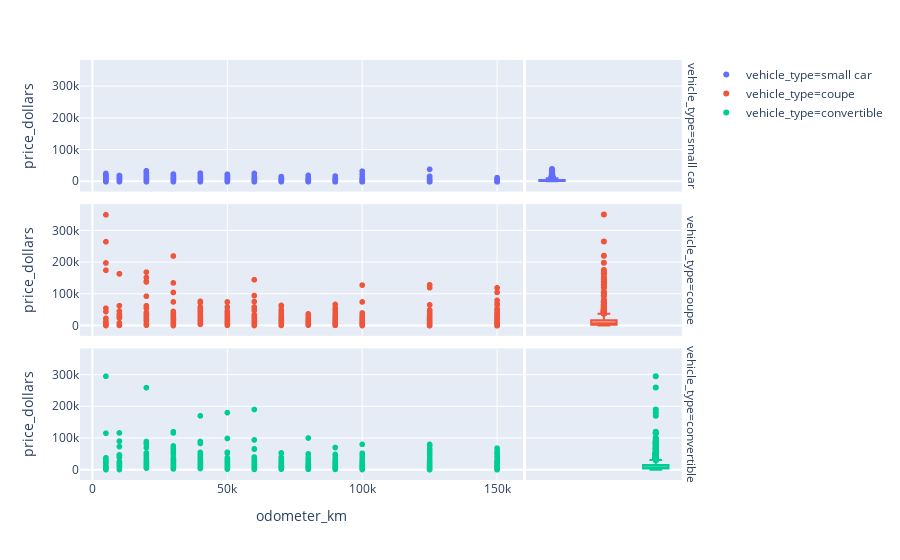

This figure's notebook cell:
### Code cell
fig = px.scatter(autos_data_select, x="odometer_km", y="price_dollars", color = 'vehicle_type', facet_row="vehicle_type",
                  marginal_y="box")
fig.show()

### Figure 1 — Plotly figure (JSON) as saved in the notebook; plotly's stock layout.template omitted (floating-point values rounded to 4 significant figures; data arrays with more than 128 entries replaced by an {"elided": "..."} marker saying what was removed)
{"data": [{"hoverlabel": {"namelength": 0}, "hovertemplate": "vehicle_type=small car<br>odometer_km=%{x}<br>price_dollars=%{y}", "legendgroup": "vehicle_type=small car", "marker": {"color": "#636efa", "symbol": "circle"}, "mode": "markers", "name": "vehicle_type=small car", "showlegend": true, "type": "scattergl", "x": {"elided": "7361 int values"}, "xaxis": "x5", "y": {"elided": "7361 int values"}, "yaxis": "y5"}, {"alignmentgroup": "True", "hoverlabel": {"namelength": 0}, "hovertemplate": "vehicle_type=small car<br>price_dollars=%{y}", "legendgroup": "vehicle_type=small car", "marker": {"color": "#636efa", "symbol": "circle"}, "name": "vehicle_type=small car", "notched": true, "offsetgroup": "vehicle_type=small car", "showlegend": false, "type": "box", "xaxis": "x6", "y": {"elided": "7361 int values"}, "yaxis": "y6"}, {"hoverlabel": {"namelength": 0}, "hovertemplate": "vehicle_type=coupe<br>odometer_km=%{x}<br>price_dollars=%{y}", "legendgroup": "vehicle_type=coupe", "marker": {"color": "#EF553B", "symbol": "circle"}, "mode": "markers", "name": "vehicle_type=coupe", "showlegend": true, "type": "scattergl", "x": {"elided": "1791 int values"}, "xaxis": "x3", "y": {"elided": "1791 int values"}, "yaxis": "y3"}, {"alignmentgroup": "True", "hoverlabel": {"namelength": 0}, "hovertemplate": "vehicle_type=coupe<br>price_dollars=%{y}", "legendgroup": "vehicle_type=coupe", "marker": {"color": "#EF553B", "symbol": "circle"}, "name": "vehicle_type=coupe", "notched": true, "offsetgroup": "vehicle_type=coupe", "showlegend": false, "type": "box", "xaxis": "x4", "y": {"elided": "1791 int values"}, "yaxis": "y4"}, {"hoverlabel": {"namelength": 0}, "hovertemplate": "vehicle_type=convertible<br>odometer_km=%{x}<br>price_dollars=%{y}", "legendgroup": "vehicle_type=convertible", "marker": {"color": "#00cc96", "symbol": "circle"}, "mode": "markers", "name": "vehicle_type=convertible", "showlegend": true, "type": "scattergl", "x": {"elided": "2312 int values"}, "xaxis": "x", "y": {"elided": "2312 int values"}, "yaxis": "y"}, {"alignmentgroup": "True", "hoverlabel": {"namelength": 0}, "hovertemplate": "vehicle_type=convertible<br>price_dollars=%{y}", "legendgroup": "vehicle_type=convertible", "marker": {"color": "#00cc96", "symbol": "circle"}, "name": "vehicle_type=convertible", "notched": true, "offsetgroup": "vehicle_type=convertible", "showlegend": false, "type": "box", "xaxis": "x2", "y": {"elided": "2312 int values"}, "yaxis": "y2"}], "layout": {"annotations": [{"font": {}, "showarrow": false, "text": "vehicle_type=convertible", "textangle": 90, "x": 0.98, "xanchor": "left", "xref": "paper", "y": 0.1567, "yanchor": "middle", "yref": "paper"}, {"font": {}, "showarrow": false, "text": "vehicle_type=coupe", "textangle": 90, "x": 0.98, "xanchor": "left", "xref": "paper", "y": 0.5, "yanchor": "middle", "yref": "paper"}, {"font": {}, "showarrow": false, "text": "vehicle_type=small car", "textangle": 90, "x": 0.98, "xanchor": "left", "xref": "paper", "y": 0.8433, "yanchor": "middle", "yref": "paper"}], "legend": {"tracegroupgap": 0}, "margin": {"t": 60}, "xaxis": {"anchor": "y", "domain": [0, 0.7215], "title": {"text": "odometer_km"}}, "xaxis2": {"anchor": "y2", "domain": [0.7265, 0.98], "matches": "x2", "showgrid": false, "showline": false, "showticklabels": false, "ticks": ""}, "xaxis3": {"anchor": "y3", "domain": [0, 0.7215], "matches": "x", "showticklabels": false}, "xaxis4": {"anchor": "y4", "domain": [0.7265, 0.98], "matches": "x2", "showgrid": false, "showline": false, "showticklabels": false, "ticks": ""}, "xaxis5": {"anchor": "y5", "domain": [0, 0.7215], "matches": "x", "showticklabels": false}, "xaxis6": {"anchor": "y6", "domain": [0.7265, 0.98], "matches": "x2", "showgrid": false, "showline": false, "showticklabels": false, "ticks": ""}, "yaxis": {"anchor": "x", "domain": [0, 0.3133], "title": {"text": "price_dollars"}}, "yaxis2": {"anchor": "x2", "domain": [0, 0.3133], "matches": "y", "showgrid": true, "showticklabels": false}, "yaxis3": {"anchor": "x3", "domain": [0.3433, 0.6567], "matches": "y", "title": {"text": "price_dollars"}}, "yaxis4": {"anchor": "x4", "domain": [0.3433, 0.6567], "matches": "y", "showgrid": true, "showticklabels": false}, "yaxis5": {"anchor": "x5", "domain": [0.6867, 1.0], "matches": "y", "title": {"text": "price_dollars"}}, "yaxis6": {"anchor": "x6", "domain": [0.6867, 1.0], "matches": "y", "showgrid": true, "showticklabels": false}}}
